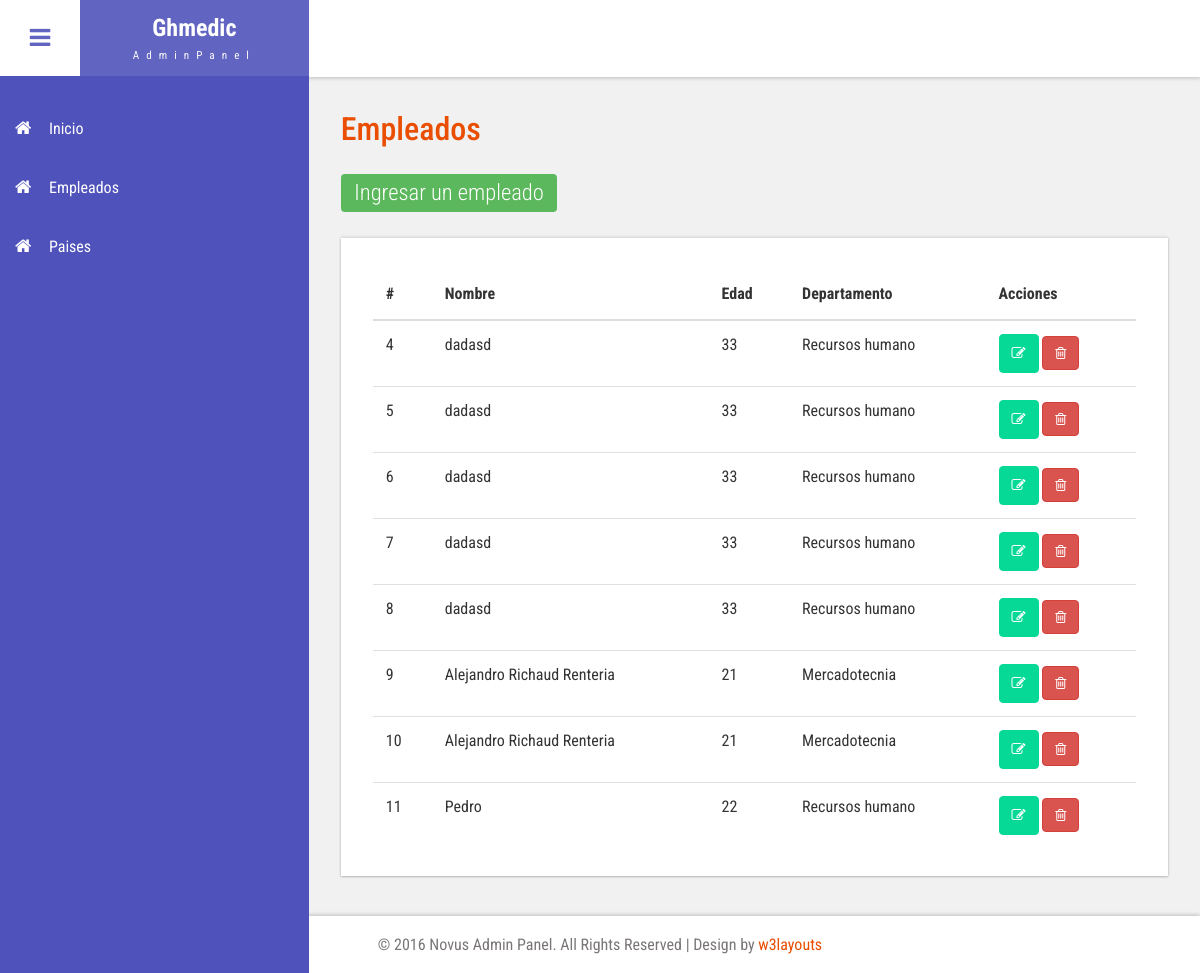
/views/empleados/index.php, run on the app's committed database.
### tables this page shows
CREATE TABLE IF NOT EXISTS `empleados` (
  `ID` int(10) unsigned NOT NULL AUTO_INCREMENT,
  `Nombre` varchar(50) NOT NULL,
  `Edad` int(11) NOT NULL,
  `Departamento` varchar(17) NOT NULL,
  PRIMARY KEY (`ID`)
);

### views/empleados/index.php (the view, shortened to what this page needs)
<?php
    include(__DIR__ .'../../../includes/connect.php');
 ?>
<div id="page-wrapper">
    <div class="main-page">
        <div class="tables">
            <h3 class="title1">Empleados</h3>
            <h2><a href="create.php"><span class="label label-success">Ingresar un empleado</span></a></h2>
            <div class="bs-example widget-shadow" data-example-id="hoverable-table">
            	<table id="empleados" class="table table-hover">
                    <thead>
                        <tr>
                            <th>#</th>
                            <th>Nombre</th>
                            <th>Edad</th>
                            <th>Departamento</th>
                            <th>Acciones</th>
                        </tr>
                    </thead>
                    <tbody>
                        <?php
                                                $consulta = $db -> query( "SELECT * FROM empleados ORDER BY ID ASC" );
                                                $nfilas = $consulta -> num_rows;
                                                for($F=0; $F < $nfilas; $F++)
                                                {
                                                    $fila = $consulta -> fetch_row();
                                            ?>
                                                    <tr>
                                                        <td><?php echo $fila[0]; ?></td>
                                                        <td><?php echo $fila[1]; ?></td>
                                                        <td><?php echo $fila[2]; ?></td>
                                                        <td><?php echo $fila[3]; ?></td>
                                                        <td>
                                                            <a rel="facebox" title="Click para editar los datos del cliente" href="edit.php?id=<?php echo $fila[0]; ?>"><button class="btn btn-warning"><i class="fa fa-edit"></i></button>
                                                            </a>
                                                            <a href="#" id="<?php echo $fila[0]; ?>" class="delbutton" title="Click para eliminar al cliente"><button class="btn btn-danger"><i class="fa fa-trash-o"></i></button>
                                                            </a>
                                                        </td>
                                                    </tr>
                                            <?php
                                                }
                                            ?>
                    </tbody>
                </table>
            </div>
        </div>
    </div>
</div>
</body>
</html>

### css/style.css (style rules this page uses)
h4, h5, h6, h1, h2, h3 { margin: 0; }
ul, ol { margin: 0; }
p { margin: 0; }
html, body { font-family: 'Roboto Condensed', sans-serif; font-size: 100%; overflow-x: hidden; background: #fff; }
body a { transition: 0.5s all ease; -webkit-transition: 0.5s all ease; -moz-transition: 0.5s all ease; -o-transition: 0.5s all ease; -ms-transition: 0.5s all ease; text-decoration:none; }
h1,h2,h3,h4,h5,h6 { margin:0; }
p { margin:0; }
ul,label { margin:0; padding:0; }
.main-content { position: relative; }
.sticky-header { position: fixed; top: 0; left:0px; width: 100%; z-index: 100; }
.header-section { background:#FFF; box-shadow: 1px 1px 4px rgba(0, 0, 0, 0.21); -webkit-box-shadow: 1px 1px 4px rgba(0, 0, 0, 0.21); -moz-box-shadow: 1px 1px 4px rgba(0, 0, 0, 0.21); -o-box-shadow: 1px 1px 4px rgba(0, 0, 0, 0.21); }
.header-section::after { clear: both; display: block; content: ''; }
.header-left { float: left; width: 45%; }
button#showLeftPush { font-size: 1.5em; width: 80px; padding: 0.87em 0; text-align: center; cursor: pointer; float: left; color: #6F6F6F; -moz-transition: all 0.2s ease-out 0s; -webkit-transition: all 0.2s ease-out 0s; transition: all 0.2s ease-out 0s; border: none; background-color: #fff; outline:none; }
.cbp-spmenu { position: fixed; }
.cbp-spmenu-vertical { width: 309px; height: 100%; top: 76px; z-index: 1000; background-color:#4F52BA; padding: 2em 0; }
.cbp-spmenu-left { left: 0; }
.cbp-spmenu-push { overflow-x: hidden; position: relative; }
.cbp-spmenu, .cbp-spmenu-push { -webkit-transition: all 0.3s ease; -moz-transition: all 0.3s ease; transition: all 0.3s ease; }
.cbp-spmenu-push div#page-wrapper { margin: 0 0 0 19.3em; transition:.5s all; -webkit-transition:.5s all; -moz-transition:.5s all; }
.sidebar ul li { margin-bottom: 1em; }
.sidebar ul li a { color: #FFFFFF; font-size: 1em; }
i.nav_icon { margin-right: 1em; font-size: 1.1em; }
.fa { display: inline-block; font-family: FontAwesome; font-style: normal; font-weight: normal; line-height: 1; -webkit-font-smoothing: antialiased; -moz-osx-font-smoothing: grayscale; }
.logo { background: #6164C1; text-align: center; float: left; }
.logo a { padding: 0.9em 3.3em .7em; display: block; text-decoration: none; }
.logo a h1 { color: #fff; font-size: 1.5em; line-height: 1.2em; font-weight: 700; }
.logo a span { color: #F8F8F8; font-size: .7em; text-align: center; letter-spacing: 7px; }
.footer { background: #fff; padding: 1em; width: 100%; text-align:center; box-shadow: 0px -1px 4px rgba(0, 0, 0, 0.21); -webkit-box-shadow: 0px -1px 4px rgba(0, 0, 0, 0.21); -moz-box-shadow: 0px -1px 4px rgba(0, 0, 0, 0.21); -ms-box-shadow: 0px -1px 4px rgba(0, 0, 0, 0.21); -o-box-shadow: 0px -1px 4px rgba(0, 0, 0, 0.21); }
.footer p { color: #7A7676; font-size: 1em; line-height: 1.6em; }
.footer p a { color:#E94E02; }
.widget-shadow { background-color: #fff; box-shadow: 0 -1px 3px rgba(0,0,0,.12),0 1px 2px rgba(0,0,0,.24); -webkit-box-shadow: 0 -1px 3px rgba(0,0,0,.12),0 1px 2px rgba(0,0,0,.24); -moz-box-shadow: 0 -1px 3px rgba(0,0,0,.12),0 1px 2px rgba(0,0,0,.24); }
h3.title1 { font-size: 2em; color: #e94e02; margin-bottom: 0.8em; }
.label { font-weight: 300 !important; border-radius:4px; }
.table > thead > tr > th, .table > tbody > tr > th, .table > tfoot > tr > th, .table > thead > tr > td, .table > tbody > tr > td, .table > tfoot > tr > td { border-top: none; }
.tables .panel-body ,.tables .bs-example { padding: 2em 2em 0.5em; }
.tables .table > thead > tr > th, .tables .table > tbody > tr > th, .tables .table > tfoot > tr > th, .tables .table > thead > tr > td, .tables .table > tbody > tr > td, .tables .table > tfoot > tr > td { padding: 13px; border-top: 1px solid #E0E0E0; }
.bs-example { margin-top: 2em; }
.btn-warning { color: #fff; background-color:rgb(6, 217, 149); border-color:rgb(6, 217, 149); padding:8.5px 12px; }

### css/custom.css (style rules this page uses)
#page-wrapper { padding:7em 2em 2.5em; background-color: #F1F1F1; }

### data on the page
empleados: ID "4", Nombre "dadasd", Edad "33", Departamento "Recursos humano"
empleados: ID "5", Nombre "dadasd", Edad "33", Departamento "Recursos humano"
empleados: ID "6", Nombre "dadasd", Edad "33", Departamento "Recursos humano"
empleados: ID "7", Nombre "dadasd", Edad "33", Departamento "Recursos humano"
empleados: ID "8", Nombre "dadasd", Edad "33", Departamento "Recursos humano"
empleados: ID "9", Nombre "Alejandro Richaud Renteria", Edad "21", Departamento "Mercadotecnia"
empleados: ID "10", Nombre "Alejandro Richaud Renteria", Edad "21", Departamento "Mercadotecnia"
empleados: ID "11", Nombre "Pedro", Edad "22", Departamento "Recursos humano"
